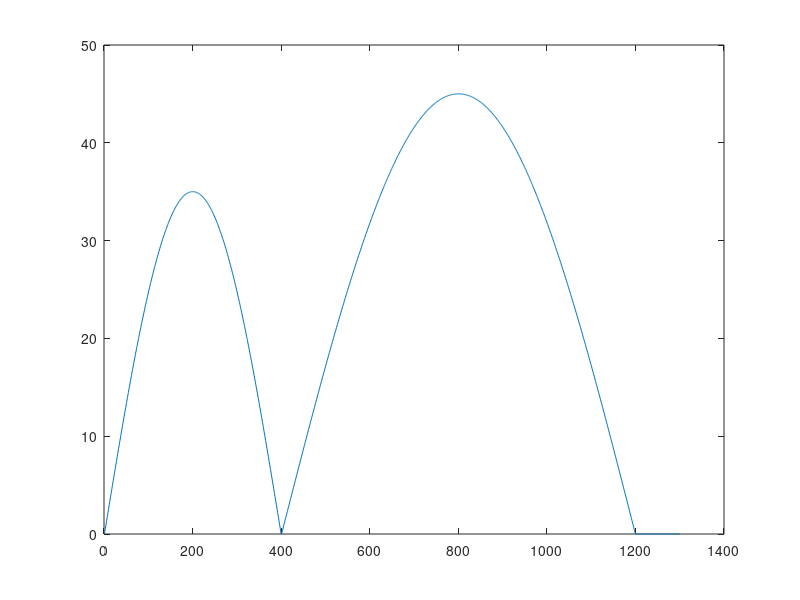

This chart was generated by the following MATLAB code:
clear;

%% 1
% t = linspace(0,1,500);
% knee_ref1 = 50*t;
% knee_ref2 = 50*(flip(t));
% 
% knee_ref = [knee_ref1, knee_ref2];
% 
% save("ref50angle.mat");

%% 2
% t = linspace(0,1,500);
% ref1 = 45*t-5;
% ref2 = 40*ones(1,length(t));
% 
% knee_ref = [ref1, ref2, flip(ref1)];
% 
% plot(knee_ref);
% save("reference_for_thesis.mat");

%% 3
% t = linspace(0,1,500);
% ref1 = 40*t; %1s
% ref2 = 40*ones(1,length(t));
% ref3 = flip(ref1);
% ref4 = 0*ones(1,2*length(t));
% 
% knee_ref = [ref1, ref2, ref3, ref4];
% 
% plot(knee_ref);
% 
% save("reference_for_thesis_rest.mat");


%% 4
n = 100;
t = linspace(0,pi/2,n*2);
ref1 = 35*sin(t);
ref2 = flip(ref1);
t = linspace(0,pi/2,n*4);
ref3 = 45*sin(t); 
ref4 = flip(ref3);
ref5 = 0*ones(1,n);

knee_ref = [ref1, ref2, ref3, ref4 ref5]; 

plot(knee_ref);

save("senoides1300.mat");